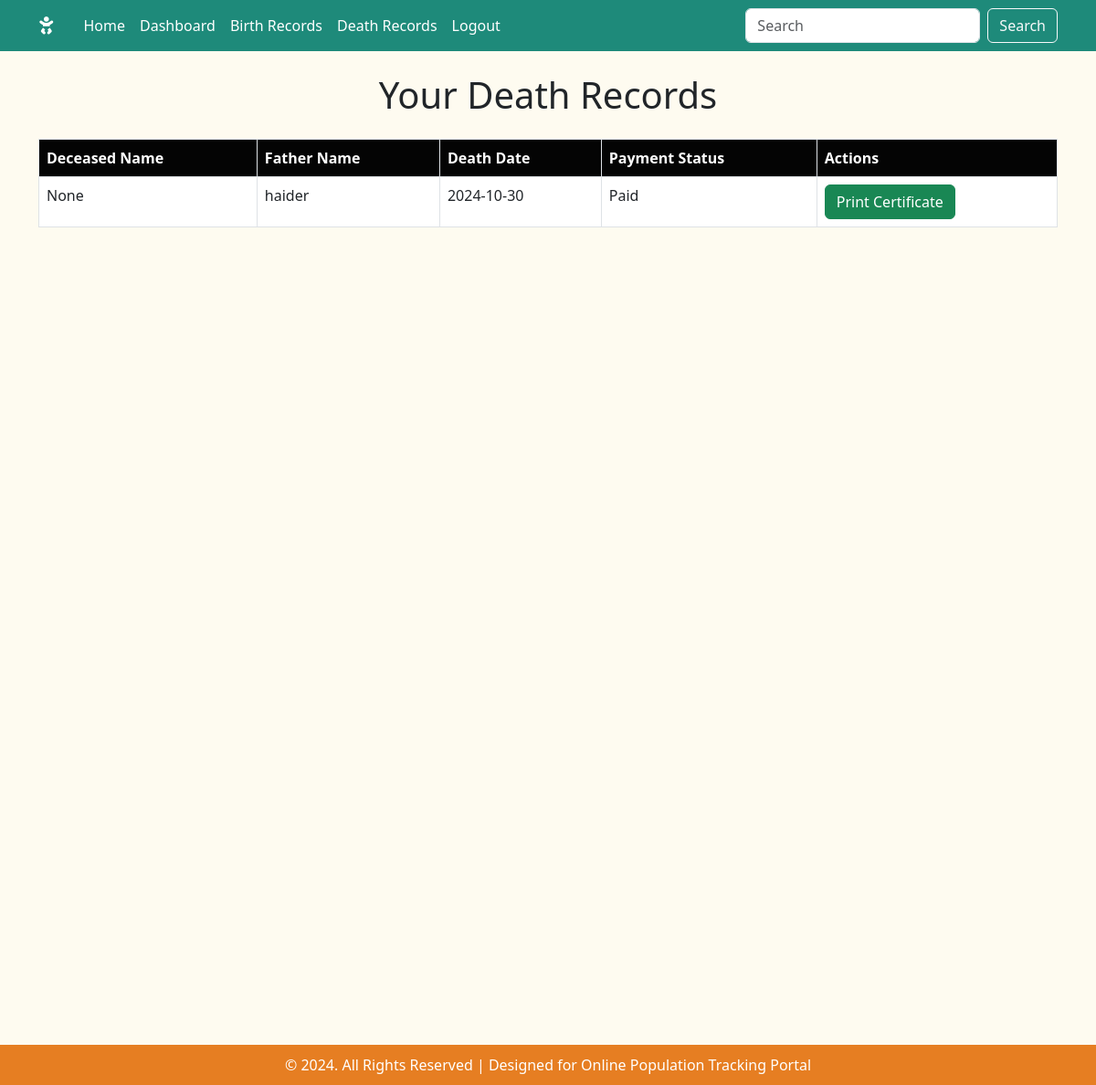
/view_death_records.php (signed in), run on the app's committed database.
### tables this page shows
CREATE TABLE `deathrecords` (
  `DeathRecordID` int(11) NOT NULL,
  `DeceasedName` varchar(255) NOT NULL,
  `FatherName` varchar(255) NOT NULL,
  `FatherNIC` varchar(13) NOT NULL,
  `DeathDate` date NOT NULL,
  `CauseOfDeath` text NOT NULL,
  `NICNumber` varchar(13) NOT NULL,
  `PaymentStatus` enum('Unpaid','Paid') DEFAULT 'Unpaid',
  `DeathPlace` varchar(255) NOT NULL,
  `Fee` decimal(10,2) NOT NULL,
  `UnionCouncilID` int(11) DEFAULT NULL,
  `DistrictID` int(11) DEFAULT NULL,
  `TehsilID` int(11) DEFAULT NULL,
  `UserID` int(11) DEFAULT NULL,
  `TransactionImage` varchar(255) DEFAULT NULL
);

### view_death_records.php (the view, shortened to what this page needs)
<?php
include('include/db_connect.inc');
include('include/header.inc');
include('include/nav.inc');
$userId = $_SESSION['id'];
$records = [];
$query = "SELECT * FROM DeathRecords WHERE UserID = ?";
$stmt = $conn->prepare($query);
$stmt->bind_param("i", $userId);
$stmt->execute();
$result = $stmt->get_result();
if ($result->num_rows > 0) {
    while ($row = $result->fetch_assoc()) {
        $records[] = $row;
    }
}
?>
<main class="container my-4">
    <h1 class="m-4 text-center">Your Death Records</h1>
    <?php if (count($records) === 0): ?>
        <div class="alert alert-info text-center">No death records found.</div>
    <?php else: ?>
        <table class="table table-bordered">
            <thead>
                <tr>
                    <th>Deceased Name</th>
                    <th>Father Name</th>
                    <th>Death Date</th>
                    <th>Payment Status</th>
                    <th>Actions</th>
                </tr>
            </thead>
            <tbody>
                <?php foreach ($records as $record): ?>
                    <tr>
                        <td><?= htmlspecialchars($record['DeceasedName']) ?></td>
                        <td><?= htmlspecialchars($record['FatherName']) ?></td>
                        <td><?= htmlspecialchars($record['DeathDate']) ?></td>
                        <td><?= htmlspecialchars($record['PaymentStatus']) ?></td>
                        <td>
                            <?php if ($record['PaymentStatus'] === 'Unpaid'): ?>
                                <a href="edit_death_record.php?id=<?= $record['DeathRecordID'] ?>" class="btn btn-warning btn-sm">Edit</a>
                                <button class="btn btn-danger btn-sm" onclick="confirmDelete(<?= $record['DeathRecordID'] ?>)">Delete</button>
                            <?php else: ?>
                                <a href="print_death_certificate.php?id=<?= $record['DeathRecordID'] ?>" class="btn btn-success">Print Certificate</a>
                            <?php endif; ?>
                        </td>
                    </tr>
                <?php endforeach; ?>
            </tbody>
        </table>
    <?php endif; ?>
</main>
<?php
include('include/footer.inc');
?>

### assets/css/style.css (style rules this page uses)
body { background-color: #fefbf0; }
h1,h3 { margin: 30px; text-align: center; }
.table th { background-color: #040404; color: white; }
main { height: 130vh; }

### data on the page
deathrecords: DeceasedName "None", FatherName "haider", DeathDate "2024-10-30", PaymentStatus "Paid"
